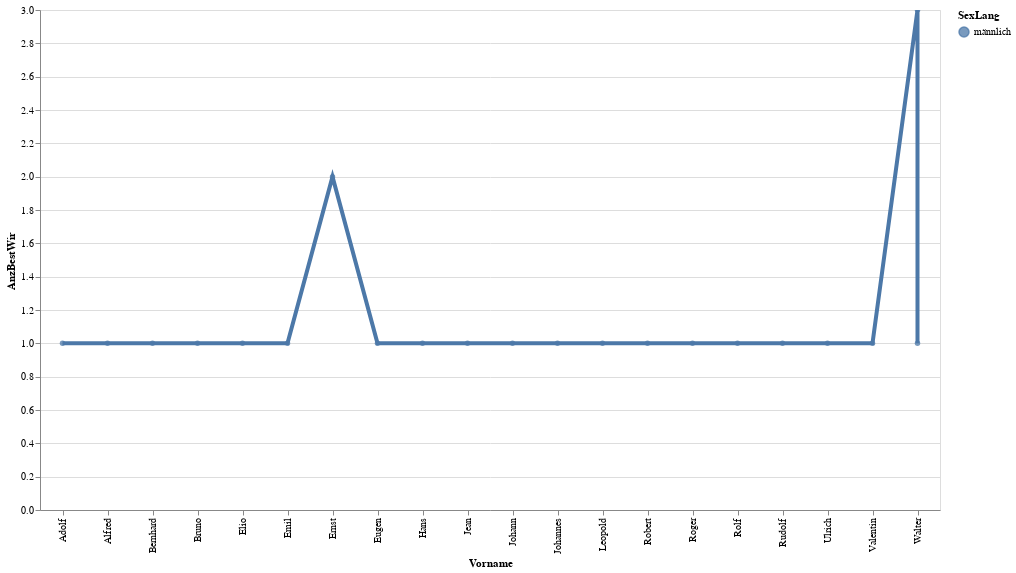

Notebook code cell kept with this figure:
### Code cell
# df_statzonen = df_statzonen[(df_statzonen.knr>0) & (df_statzonen.qname!="Hirslanden")]
#aktuellesJahr[[aktuellesJahr.KreisSort =7]])

myGraphic=data2betested[(data2betested.Jahrgang>1911) & (data2betested.Jahrgang<1921) & (data2betested.SexLang=="männlich")]

highlight = alt.selection(type='single', on='mouseover',
                          fields=['SexLang'], nearest=True)
#x='date:StichtagDatJahr',
base = alt.Chart(myGraphic).encode(
    x='Vorname',
    y='AnzBestWir',
    color='SexLang'
)

points = base.mark_circle().encode(
    opacity=alt.value(0.75)
).add_selection(
    highlight
).properties(
    width=900 , height=500
)
lines = base.mark_line().encode(
    size=alt.condition(~highlight, alt.value(1.5), alt.value(4))
).interactive()

points + lines

### Figure 1 — Vega-Lite specification as saved in the notebook (floating-point values rounded to 4 significant figures)
{"config": {"view": {"continuousWidth": 400, "continuousHeight": 300}}, "layer": [{"mark": "circle", "encoding": {"color": {"type": "nominal", "field": "SexLang"}, "opacity": {"value": 0.75}, "x": {"type": "nominal", "field": "Vorname"}, "y": {"type": "quantitative", "field": "AnzBestWir"}}, "height": 500, "selection": {"selector038": {"type": "single", "on": "mouseover", "fields": ["SexLang"], "nearest": true}}, "width": 900}, {"mark": "line", "encoding": {"color": {"type": "nominal", "field": "SexLang"}, "size": {"condition": {"value": 1.5, "selection": {"not": "selector038"}}, "value": 4}, "x": {"type": "nominal", "field": "Vorname"}, "y": {"type": "quantitative", "field": "AnzBestWir"}}, "selection": {"selector039": {"type": "interval", "bind": "scales", "encodings": ["x", "y"]}}}], "data": {"name": "data-a869498163219ec6db81dbaa04ae90b3"}, "$schema": "https://vega.github.io/schema/vega-lite/v4.8.1.json", "datasets": {"data-a869498163219ec6db81dbaa04ae90b3": [{"Jahrgang": 1920, "Vorname": "Adolf", "SexLang": "männlich", "AnzBestWir": 1}, {"Jahrgang": 1920, "Vorname": "Bruno", "SexLang": "männlich", "AnzBestWir": 1}, {"Jahrgang": 1920, "Vorname": "Emil", "SexLang": "männlich", "AnzBestWir": 1}, {"Jahrgang": 1920, "Vorname": "Ernst", "SexLang": "männlich", "AnzBestWir": 2}, {"Jahrgang": 1920, "Vorname": "Jean", "SexLang": "männlich", "AnzBestWir": 1}, {"Jahrgang": 1920, "Vorname": "Johann", "SexLang": "männlich", "AnzBestWir": 1}, {"Jahrgang": 1920, "Vorname": "Johannes", "SexLang": "männlich", "AnzBestWir": 1}, {"Jahrgang": 1920, "Vorname": "Roger", "SexLang": "männlich", "AnzBestWir": 1}, {"Jahrgang": 1920, "Vorname": "Rolf", "SexLang": "männlich", "AnzBestWir": 1}, {"Jahrgang": 1920, "Vorname": "Rudolf", "SexLang": "männlich", "AnzBestWir": 1}, {"Jahrgang": 1920, "Vorname": "Ulrich", "SexLang": "männlich", "AnzBestWir": 1}, {"Jahrgang": 1920, "Vorname": "Walter", "SexLang": "männlich", "AnzBestWir": 3}, {"Jahrgang": 1919, "Vorname": "Elio", "SexLang": "männlich", "AnzBestWir": 1}, {"Jahrgang": 1919, "Vorname": "Eugen", "SexLang": "männlich", "AnzBestWir": 1}, {"Jahrgang": 1919, "Vorname": "Leopold", "SexLang": "männlich", "AnzBestWir": 1}, {"Jahrgang": 1919, "Vorname": "Valentin", "SexLang": "männlich", "AnzBestWir": 1}, {"Jahrgang": 1918, "Vorname": "Bernhard", "SexLang": "männlich", "AnzBestWir": 1}, {"Jahrgang": 1918, "Vorname": "Hans", "SexLang": "männlich", "AnzBestWir": 1}, {"Jahrgang": 1918, "Vorname": "Robert", "SexLang": "männlich", "AnzBestWir": 1}, {"Jahrgang": 1914, "Vorname": "Walter", "SexLang": "männlich", "AnzBestWir": 1}, {"Jahrgang": 1913, "Vorname": "Alfred", "SexLang": "männlich", "AnzBestWir": 1}]}}
